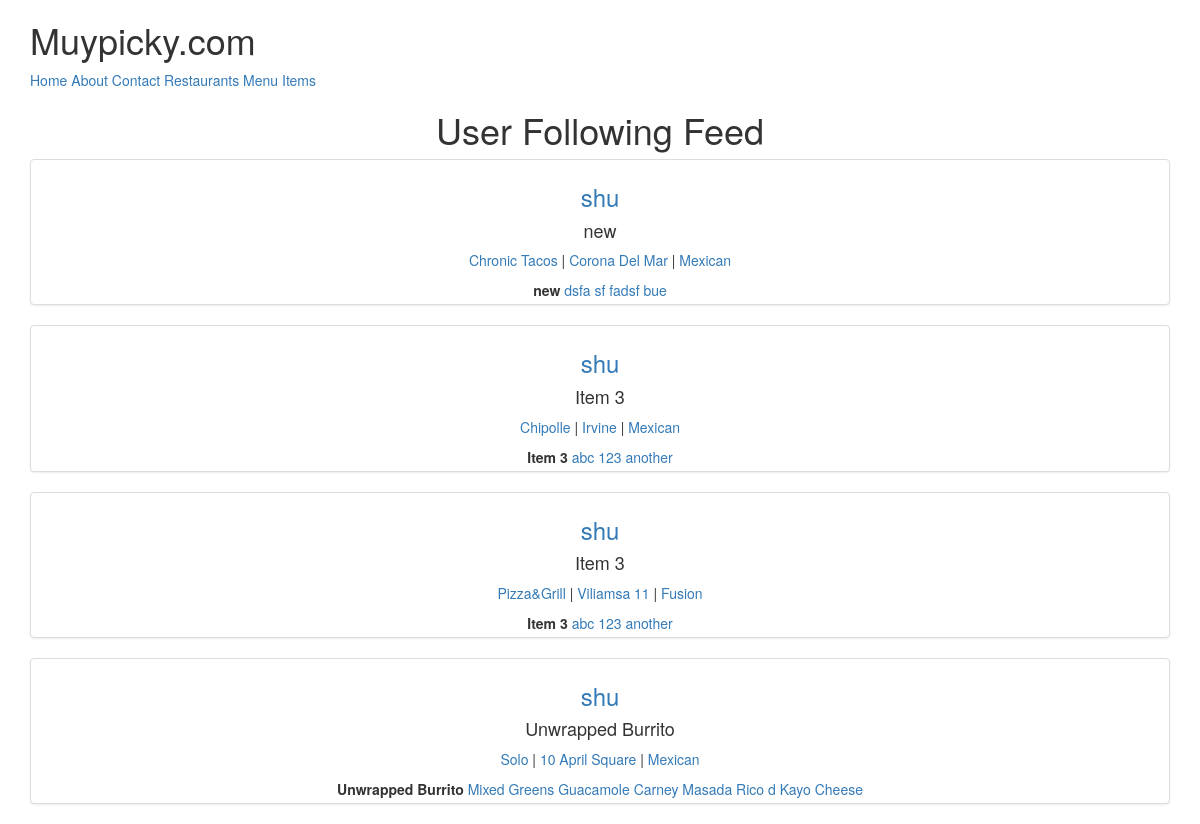
The app's page / (signed in) with its own data.
### menus/models.py (models this page shows, shortened)
class Item(models.Model):
    user        = models.ForeignKey(settings.AUTH_USER_MODEL)
    restaurant  = models.ForeignKey(Restaurant)
    name        = models.CharField(max_length=120)
    contents    = models.TextField(help_text='Separate each item by comma')
    excludes    = models.TextField(blank=True, null=True, help_text='Separate each item by comma')
    public      = models.BooleanField(default=True)
    timestamp   = models.DateTimeField(auto_now_add=True)
    updated     = models.DateTimeField(auto_now=True)
    class Meta:
        ordering = ['-updated', '-timestamp']
    def get_contents(self):
        return self.contents.split(",")

### restaurants/models.py (models this page shows, shortened)
class Restaurant(models.Model):
    owner           = models.ForeignKey(User) # class_instance.model_set.all()
    name            = models.CharField(max_length=120)
    location        = models.CharField(max_length=120, null=True, blank=True)
    category        = models.CharField(max_length=120, null=True, blank=True, validators=[validate_category])
    timestamp       = models.DateTimeField(auto_now_add=True)
    updated         = models.DateTimeField(auto_now=True)
    slug            = models.SlugField(null=True, blank=True)
    objects = RestaurantManager()
    @property
    def title(self):
        return self.name

### menus/views.py (the view)
# urls.py: url(r'^$', HomeView.as_view(), name='home'),
class HomeView(View):
    def get(self, request, *args, **kwargs):
        if not request.user.is_authenticated():
            return render(request, 'home.html', {})
        user = request.user
        is_following_user_ids = [x.user.id for x in user.is_following.all()]
        qs = Item.objects.filter(user__id__in=is_following_user_ids, public=True)
        return render(request, 'menus/home-feed.html', {'object_list':qs})

### menus/templates/menus/home-feed.html
{% extends 'base.html' %}
{% block content %}
<div class='row'>
    <div class='col-sm-12 text-center col-sm-offset'>
    <h1>User Following Feed</h1>
{% for obj in object_list %}
    <div class='thumbnail'>
    <h3><a href='{% url "profiles:detail" username=obj.user.username %}'>{{ obj.user.username }}</a></h3>
    <h4>{{ obj.name }}</h4>
    <p><a href='{% url "profiles:detail" username=obj.user.username %}?q={{obj.restaurant.title }}'>{{ obj.restaurant.title }}</a> | <a href='{% url "profiles:detail" username=obj.user.username %}?q={{ obj.restaurant.location }}'>{{obj.restaurant.location }}</a> | <a href='{% url "profiles:detail" username=obj.user.username %}?q={{ obj.restaurant.category }}'>{{obj.restaurant.category }}</a>
    </p>
        <b>{{ obj.name }}</b>
        {% for ing in obj.get_contents %}
            <a href='{% url "profiles:detail" username=obj.user.username %}?q={{ing}}'>{{ ing }}</a>
        {% endfor %}
    </div>
    {% endfor %}
    </div>
</div>
{% endblock %}

### records on screen
Item: user.username "shu", name "new", restaurant "Chronic Tacos", restaurant.location "Corona Del Mar", restaurant.category "Mexican", get_contents "dsfa" "sf" "fadsf" "bue"
Item: user.username "shu", name "Item 3", restaurant "Chipolle", restaurant.location "Irvine", restaurant.category "Mexican", get_contents "abc" "123" "another"
Item: user.username "shu", name "Item 3", restaurant "Pizza&Grill", restaurant.location "Viliamsa 11", restaurant.category "Fusion", get_contents "abc" "123" "another"
Item: user.username "shu", name "Unwrapped Burrito", restaurant "Solo", restaurant.location "10 April Square", restaurant.category "Mexican", get_contents "Mixed Greens" "Guacamole" "Carney Masada" "Rico d Kayo" "Cheese"
